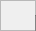
   <widget class="QFrame" name="tubeCalibFrame">
    <property name="geometry">
     <rect>
      <x>1000</x>
      <y>75</y>
      <width>36</width>
      <height>31</height>
     </rect>
    </property>
    <property name="styleSheet">
     <string notr="true">background-image: url(:/transparent.png);</string>
    </property>
    <property name="frameShape">
     <enum>QFrame::StyledPanel</enum>
    </property>
    <property name="frameShadow">
     <enum>QFrame::Raised</enum>
    </property>
    <widget class="QFrame" name="frame_3">
     <property name="geometry">
      <rect>
       <x>35</x>
       <y>15</y>
       <width>401</width>
       <height>56</height>
      </rect>
     </property>
     <property name="styleSheet">
      <string notr="true">background-color: rgb(0, 0, 0,40);</string>
     </property>
     <property name="frameShape">
      <enum>QFrame::StyledPanel</enum>
     </property>
     <property name="frameShadow">
      <enum>QFrame::Raised</enum>
     </property>
     <widget class="QLabel" name="label_2">
      <property name="geometry">
       <rect>
        <x>10</x>
        <y>20</y>
        <width>101</width>
        <height>16</height>
       </rect>
      </property>
      <property name="font">
       <font>
        <family>Bitstream Charter</family>
        <pointsize>12</pointsize>
        <weight>75</weight>
        <bold>true</bold>
       </font>
      </property>
      <property name="toolTip">
       <string notr="true"/>
      </property>
      <property name="statusTip">
       <string notr="true"/>
      </property>
      <property name="whatsThis">
       <string notr="true"/>
      </property>
      <property name="accessibleName">
       <string notr="true"/>
      </property>
      <property name="accessibleDescription">
       <string notr="true"/>
      </property>
      <property name="styleSheet">
       <string notr="true">color: rgb(255, 255, 0);
border-image: url(:/transparent.png);
background-color: rgb(0, 0, 0,0);</string>
      </property>
      <property name="text">
       <string notr="true">TUBE NAME:</string>
      </property>
     </widget>
     <widget class="QLabel" name="tubeName">
      <property name="geometry">
       <rect>
        <x>115</x>
        <y>20</y>
        <width>156</width>
        <height>16</height>
       </rect>
      </property>
      <property name="font">
       <font>
        <family>Bitstream Charter</family>
        <pointsize>12</pointsize>
        <weight>75</weight>
        <bold>true</bold>
       </font>
      </property>
      <property name="toolTip">
       <string notr="true"/>
      </property>
      <property name="statusTip">
       <string notr="true"/>
      </property>
      <property name="whatsThis">
       <string notr="true"/>
      </property>
      <property name="accessibleName">
       <string notr="true"/>
      </property>
      <property name="accessibleDescription">
       <string notr="true"/>
      </property>
      <property name="styleSheet">
       <string notr="true">color: rgb(255, 255, 255);
border-image: url(:/transparent.png);
background-color: rgb(0, 0, 0,0);</string>
      </property>
      <property name="text">
       <string notr="true">XM12_SN123456</string>
      </property>
     </widget>
     <widget class="QFrame" name="readOnlyTubeFrame">
      <property name="geometry">
       <rect>
        <x>315</x>
        <y>0</y>
        <width>86</width>
        <height>56</height>
       </rect>
      </property>
      <property name="styleSheet">
       <string notr="true">background-color: rgb(0, 0, 0,0);</string>
      </property>
      <property name="frameShape">
       <enum>QFrame::StyledPanel</enum>
      </property>
      <property name="frameShadow">
       <enum>QFrame::Raised</enum>
      </property>
      <widget class="QLabel" name="tubeName_2">
       <property name="geometry">
        <rect>
         <x>5</x>
         <y>40</y>
         <width>76</width>
         <height>16</height>
        </rect>
       </property>
       <property name="font">
        <font>
         <family>Bitstream Charter</family>
         <pointsize>8</pointsize>
         <weight>75</weight>
         <bold>true</bold>
        </font>
       </property>
       <property name="toolTip">
        <string notr="true"/>
       </property>
       <property name="statusTip">
        <string notr="true"/>
       </property>
       <property name="whatsThis">
        <string notr="true"/>
       </property>
       <property name="accessibleName">
        <string notr="true"/>
       </property>
       <property name="accessibleDescription">
        <string notr="true"/>
       </property>
       <property name="styleSheet">
        <string notr="true">color: rgb(255, 255, 255);
border-image: url(:/transparent.png);
background-color: rgb(0, 0, 0,0);</string>
       </property>
       <property name="text">
        <string notr="true">READ ONLY</string>
       </property>
       <property name="alignment">
        <set>Qt::AlignCenter</set>
       </property>
      </widget>
      <widget class="QFrame" name="warningPC_2">
       <property name="geometry">
        <rect>
         <x>20</x>
         <y>5</y>
         <width>41</width>
         <height>36</height>
        </rect>
       </property>
       <property name="styleSheet">
        <string notr="true">border-image: url(:/warning.png);</string>
       </property>
       <property name="frameShape">
        <enum>QFrame::StyledPanel</enum>
       </property>
       <property name="frameShadow">
        <enum>QFrame::Raised</enum>
       </property>
      </widget>
     </widget>
    </widget>
    <widget class="QFrame" name="frame_7">
     <property name="geometry">
      <rect>
       <x>35</x>
       <y>85</y>
       <width>226</width>
       <height>116</height>
      </rect>
     </property>
     <property name="styleSheet">
      <string notr="true">background-color: rgb(0, 0, 0,40);</string>
     </property>
     <property name="frameShape">
      <enum>QFrame::StyledPanel</enum>
     </property>
     <property name="frameShadow">
      <enum>QFrame::Raised</enum>
     </property>
     <widget class="QLabel" name="label_4">
      <property name="geometry">
       <rect>
        <x>10</x>
        <y>5</y>
        <width>111</width>
        <height>16</height>
       </rect>
      </property>
      <property name="font">
       <font>
        <family>Bitstream Charter</family>
        <pointsize>12</pointsize>
        <weight>75</weight>
        <bold>true</bold>
       </font>
      </property>
      <property name="toolTip">
       <string notr="true"/>
      </property>
      <property name="statusTip">
       <string notr="true"/>
      </property>
      <property name="whatsThis">
       <string notr="true"/>
      </property>
      <property name="accessibleName">
       <string notr="true"/>
      </property>
      <property name="accessibleDescription">
       <string notr="true"/>
      </property>
      <property name="styleSheet">
       <string notr="true">color: rgb(255, 255, 0);
border-image: url(:/transparent.png);
background-color: rgb(0, 0, 0,0);</string>
      </property>
      <property name="text">
       <string notr="true">DATA PANEL</string>
      </property>
     </widget>
     <widget class="QLabel" name="label_5">
      <property name="geometry">
       <rect>
        <x>10</x>
        <y>35</y>
        <width>26</width>
        <height>16</height>
       </rect>
      </property>
      <property name="font">
       <font>
        <family>Bitstream Charter</family>
        <pointsize>12</pointsize>
        <weight>75</weight>
        <bold>true</bold>
       </font>
      </property>
      <property name="toolTip">
       <string notr="true"/>
      </property>
      <property name="statusTip">
       <string notr="true"/>
      </property>
      <property name="whatsThis">
       <string notr="true"/>
      </property>
      <property name="accessibleName">
       <string notr="true"/>
      </property>
      <property name="accessibleDescription">
       <string notr="true"/>
      </property>
      <property name="styleSheet">
       <string notr="true">color: rgb(255, 255, 0);
border-image: url(:/transparent.png);
background-color: rgb(0, 0, 0,0);</string>
      </property>
      <property name="text">
       <string notr="true">kV:</string>
      </property>
     </widget>
     <widget class="QLabel" name="label_6">
      <property name="geometry">
       <rect>
        <x>10</x>
        <y>60</y>
        <width>41</width>
        <height>16</height>
       </rect>
      </property>
      <property name="font">
       <font>
        <family>Bitstream Charter</family>
        <pointsize>12</pointsize>
        <weight>75</weight>
        <bold>true</bold>
       </font>
      </property>
      <property name="toolTip">
       <string notr="true"/>
      </property>
      <property name="statusTip">
       <string notr="true"/>
      </property>
      <property name="whatsThis">
       <string notr="true"/>
      </property>
      <property name="accessibleName">
       <string notr="true"/>
      </property>
      <property name="accessibleDescription">
       <string notr="true"/>
      </property>
      <property name="styleSheet">
       <string notr="true">color: rgb(255, 255, 0);
border-image: url(:/transparent.png);
background-color: rgb(0, 0, 0,0);</string>
      </property>
      <property name="text">
       <string notr="true">VDAC:</string>
      </property>
     </widget>
     <widget class="QLabel" name="tubekV">
      <property name="geometry">
       <rect>
        <x>60</x>
        <y>35</y>
        <width>31</width>
        <height>16</height>
       </rect>
      </property>
      <property name="font">
       <font>
        <family>Bitstream Charter</family>
        <pointsize>12</pointsize>
        <weight>75</weight>
        <bold>true</bold>
       </font>
      </property>
      <property name="toolTip">
       <string notr="true"/>
      </property>
      <property name="statusTip">
       <string notr="true"/>
      </property>
      <property name="whatsThis">
       <string notr="true"/>
      </property>
      <property name="accessibleName">
       <string notr="true"/>
      </property>
      <property name="accessibleDescription">
       <string notr="true"/>
      </property>
      <property name="styleSheet">
       <string notr="true">color: rgb(255, 255, 255);
border-image: url(:/transparent.png);
background-color: rgb(0, 0, 0,0);</string>
      </property>
      <property name="text">
       <string notr="true">---</string>
      </property>
     </widget>
     <widget class="QLabel" name="tubeVdac">
      <property name="geometry">
       <rect>
        <x>60</x>
        <y>60</y>
        <width>31</width>
        <height>16</height>
       </rect>
      </property>
      <property name="font">
       <font>
        <family>Bitstream Charter</family>
        <pointsize>12</pointsize>
        <weight>75</weight>
        <bold>true</bold>
       </font>
      </property>
      <property name="toolTip">
       <string notr="true"/>
      </property>
      <property name="statusTip">
       <string notr="true"/>
      </property>
      <property name="whatsThis">
       <string notr="true"/>
      </property>
      <property name="accessibleName">
       <string notr="true"/>
      </property>
      <property name="accessibleDescription">
       <string notr="true"/>
      </property>
      <property name="styleSheet">
       <string notr="true">color: rgb(255, 255, 255);
border-image: url(:/transparent.png);
background-color: rgb(0, 0, 0,0);</string>
      </property>
      <property name="text">
       <string notr="true">---</string>
      </property>
     </widget>
     <widget class="QLabel" name="label_12">
      <property name="geometry">
       <rect>
        <x>135</x>
        <y>35</y>
        <width>26</width>
        <height>16</height>
       </rect>
      </property>
      <property name="font">
       <font>
        <family>Bitstream Charter</family>
        <pointsize>12</pointsize>
        <weight>75</weight>
        <bold>true</bold>
       </font>
      </property>
      <property name="toolTip">
       <string notr="true"/>
      </property>
      <property name="statusTip">
       <string notr="true"/>
      </property>
      <property name="whatsThis">
       <string notr="true"/>
      </property>
      <property name="accessibleName">
       <string notr="true"/>
      </property>
      <property name="accessibleDescription">
       <string notr="true"/>
      </property>
      <property name="styleSheet">
       <string notr="true">color: rgb(255, 255, 0);
border-image: url(:/transparent.png);
background-color: rgb(0, 0, 0,0);</string>
      </property>
      <property name="text">
       <string notr="true">Ia:</string>
      </property>
     </widget>
     <widget class="QLabel" name="tubeIa">
      <property name="geometry">
       <rect>
        <x>185</x>
        <y>35</y>
        <width>31</width>
        <height>16</height>
       </rect>
      </property>
      <property name="font">
       <font>
        <family>Bitstream Charter</family>
        <pointsize>12</pointsize>
        <weight>75</weight>
        <bold>true</bold>
       </font>
      </property>
      <property name="toolTip">
       <string notr="true"/>
      </property>
      <property name="statusTip">
       <string notr="true"/>
      </property>
      <property name="whatsThis">
       <string notr="true"/>
      </property>
      <property name="accessibleName">
       <string notr="true"/>
      </property>
      <property name="accessibleDescription">
       <string notr="true"/>
      </property>
      <property name="styleSheet">
       <string notr="true">color: rgb(255, 255, 255);
border-image: url(:/transparent.png);
background-color: rgb(0, 0, 0,0);</string>
      </property>
      <property name="text">
       <string notr="true">---</string>
      </property>
     </widget>
     <widget class="QLabel" name="label_13">
      <property name="geometry">
       <rect>
        <x>135</x>
        <y>60</y>
        <width>41</width>
        <height>16</height>
       </rect>
      </property>
      <property name="font">
       <font>
        <family>Bitstream Charter</family>
        <pointsize>12</pointsize>
        <weight>75</weight>
        <bold>true</bold>
       </font>
      </property>
      <property name="toolTip">
       <string notr="true"/>
      </property>
      <property name="statusTip">
       <string notr="true"/>
      </property>
      <property name="whatsThis">
       <string notr="true"/>
      </property>
      <property name="accessibleName">
       <string notr="true"/>
      </property>
      <property name="accessibleDescription">
       <string notr="true"/>
      </property>
      <property name="styleSheet">
       <string notr="true">color: rgb(255, 255, 0);
border-image: url(:/transparent.png);
background-color: rgb(0, 0, 0,0);</string>
      </property>
      <property name="text">
       <string notr="true">IDAC:</string>
      </property>
     </widget>
     <widget class="QLabel" name="tubeIdac">
      <property name="geometry">
       <rect>
        <x>185</x>
        <y>60</y>
        <width>31</width>
        <height>16</height>
       </rect>
      </property>
      <property name="font">
       <font>
        <family>Bitstream Charter</family>
        <pointsize>12</pointsize>
        <weight>75</weight>
        <bold>true</bold>
       </font>
      </property>
      <property name="toolTip">
       <string notr="true"/>
      </property>
      <property name="statusTip">
       <string notr="true"/>
      </property>
      <property name="whatsThis">
       <string notr="true"/>
      </property>
      <property name="accessibleName">
       <string notr="true"/>
      </property>
      <property name="accessibleDescription">
       <string notr="true"/>
      </property>
      <property name="styleSheet">
       <string notr="true">color: rgb(255, 255, 255);
border-image: url(:/transparent.png);
background-color: rgb(0, 0, 0,0);</string>
      </property>
      <property name="text">
       <string notr="true">---</string>
      </property>
     </widget>
     <widget class="QLabel" name="label_7">
      <property name="geometry">
       <rect>
        <x>10</x>
        <y>85</y>
        <width>41</width>
        <height>16</height>
       </rect>
      </property>
      <property name="font">
       <font>
        <family>Bitstream Charter</family>
        <pointsize>12</pointsize>
        <weight>75</weight>
        <bold>true</bold>
       </font>
      </property>
      <property name="toolTip">
       <string notr="true"/>
      </property>
      <property name="statusTip">
       <string notr="true"/>
      </property>
      <property name="whatsThis">
       <string notr="true"/>
      </property>
      <property name="accessibleName">
       <string notr="true"/>
      </property>
      <property name="accessibleDescription">
       <string notr="true"/>
      </property>
      <property name="styleSheet">
       <string notr="true">color: rgb(255, 255, 0);
border-image: url(:/transparent.png);
background-color: rgb(0, 0, 0,0);</string>
      </property>
      <property name="text">
       <string notr="true">mAs:</string>
      </property>
     </widget>
     <widget class="QLabel" name="tubemAs">
      <property name="geometry">
       <rect>
        <x>60</x>
        <y>85</y>
        <width>31</width>
        <height>16</height>
       </rect>
      </property>
      <property name="font">
       <font>
        <family>Bitstream Charter</family>
        <pointsize>12</pointsize>
        <weight>75</weight>
        <bold>true</bold>
       </font>
      </property>
      <property name="toolTip">
       <string notr="true"/>
      </property>
      <property name="statusTip">
       <string notr="true"/>
      </property>
      <property name="whatsThis">
       <string notr="true"/>
      </property>
      <property name="accessibleName">
       <string notr="true"/>
      </property>
      <property name="accessibleDescription">
       <string notr="true"/>
      </property>
      <property name="styleSheet">
       <string notr="true">color: rgb(255, 255, 255);
border-image: url(:/transparent.png);
background-color: rgb(0, 0, 0,0);</string>
      </property>
      <property name="text">
       <string notr="true">---</string>
      </property>
     </widget>
    </widget>
    <widget class="QFrame" name="frame_8">
     <property name="geometry">
      <rect>
       <x>275</x>
       <y>85</y>
       <width>160</width>
       <height>116</height>
      </rect>
     </property>
     <property name="styleSheet">
      <string notr="true">background-color: rgb(0, 0, 0,40);</string>
     </property>
     <property name="frameShape">
      <enum>QFrame::StyledPanel</enum>
     </property>
     <property name="frameShadow">
      <enum>QFrame::Raised</enum>
     </property>
     <widget class="QFrame" name="smallFocusFrame">
      <property name="geometry">
       <rect>
        <x>55</x>
        <y>5</y>
        <width>41</width>
        <height>26</height>
       </rect>
      </property>
      <property name="styleSheet">
       <string notr="true">border-image: url(:/Sym/Sym/SmallFocus.png);</string>
      </property>
      <property name="frameShape">
       <enum>QFrame::StyledPanel</enum>
      </property>
      <property name="frameShadow">
       <enum>QFrame::Raised</enum>
      </property>
     </widget>
     <widget class="QFrame" name="largeFocusFrame">
      <property name="geometry">
       <rect>
        <x>95</x>
        <y>15</y>
        <width>41</width>
        <height>26</height>
       </rect>
      </property>
      <property name="styleSheet">
       <string notr="true">border-image: url(:/Sym/Sym/LargeFocus.png);</string>
      </property>
      <property name="frameShape">
       <enum>QFrame::StyledPanel</enum>
      </property>
      <property name="frameShadow">
       <enum>QFrame::Raised</enum>
      </property>
     </widget>
     <widget class="QLabel" name="label_8">
      <property name="geometry">
       <rect>
        <x>15</x>
        <y>20</y>
        <width>56</width>
        <height>16</height>
       </rect>
      </property>
      <property name="font">
       <font>
        <family>Bitstream Charter</family>
        <pointsize>12</pointsize>
        <weight>75</weight>
        <bold>true</bold>
       </font>
      </property>
      <property name="toolTip">
       <string notr="true"/>
      </property>
      <property name="statusTip">
       <string notr="true"/>
      </property>
      <property name="whatsThis">
       <string notr="true"/>
      </property>
      <property name="accessibleName">
       <string notr="true"/>
      </property>
      <property name="accessibleDescription">
       <string notr="true"/>
      </property>
      <property name="styleSheet">
       <string notr="true">color: rgb(255, 255, 0);
border-image: url(:/transparent.png);
background-color: rgb(0, 0, 0,0);</string>
      </property>
      <property name="text">
       <string notr="true">FOCUS</string>
      </property>
     </widget>
     <widget class="QLabel" name="label_9">
      <property name="geometry">
       <rect>
        <x>15</x>
        <y>55</y>
        <width>66</width>
        <height>16</height>
       </rect>
      </property>
      <property name="font">
       <font>
        <family>Bitstream Charter</family>
        <pointsize>12</pointsize>
        <weight>75</weight>
        <bold>true</bold>
       </font>
      </property>
      <property name="toolTip">
       <string notr="true"/>
      </property>
      <property name="statusTip">
       <string notr="true"/>
      </property>
      <property name="whatsThis">
       <string notr="true"/>
      </property>
      <property name="accessibleName">
       <string notr="true"/>
      </property>
      <property name="accessibleDescription">
       <string notr="true"/>
      </property>
      <property name="styleSheet">
       <string notr="true">color: rgb(255, 255, 0);
border-image: url(:/transparent.png);
background-color: rgb(0, 0, 0,0);</string>
      </property>
      <property name="text">
       <string notr="true">FILTER:</string>
      </property>
     </widget>
     <widget class="QLabel" name="tubeFilter">
      <property name="geometry">
       <rect>
        <x>95</x>
        <y>55</y>
        <width>41</width>
        <height>16</height>
       </rect>
      </property>
      <property name="font">
       <font>
        <family>Bitstream Charter</family>
        <pointsize>12</pointsize>
        <weight>75</weight>
        <bold>true</bold>
       </font>
      </property>
      <property name="toolTip">
       <string notr="true"/>
      </property>
      <property name="statusTip">
       <string notr="true"/>
      </property>
      <property name="whatsThis">
       <string notr="true"/>
      </property>
      <property name="accessibleName">
       <string notr="true"/>
      </property>
      <property name="accessibleDescription">
       <string notr="true"/>
      </property>
      <property name="styleSheet">
       <string notr="true">color: rgb(255, 255, 255);
border-image: url(:/transparent.png);
background-color: rgb(0, 0, 0,0);</string>
      </property>
      <property name="text">
       <string notr="true">Mo</string>
      </property>
      <property name="alignment">
       <set>Qt::AlignCenter</set>
      </property>
     </widget>
    </widget>
    <widget class="QFrame" name="frame_9">
     <property name="geometry">
      <rect>
       <x>35</x>
       <y>215</y>
       <width>401</width>
       <height>116</height>
      </rect>
     </property>
     <property name="styleSheet">
      <string notr="true">background-color: rgb(0, 0, 0,40);</string>
     </property>
     <property name="frameShape">
      <enum>QFrame::StyledPanel</enum>
     </property>
     <property name="frameShadow">
      <enum>QFrame::Raised</enum>
     </property>
     <widget class="QLabel" name="label_18">
      <property name="geometry">
       <rect>
        <x>10</x>
        <y>5</y>
        <width>151</width>
        <height>16</height>
       </rect>
      </property>
      <property name="font">
       <font>
        <family>Bitstream Charter</family>
        <pointsize>12</pointsize>
        <weight>75</weight>
        <bold>true</bold>
       </font>
      </property>
      <property name="toolTip">
       <string notr="true"/>
      </property>
      <property name="statusTip">
       <string notr="true"/>
      </property>
      <property name="whatsThis">
       <string notr="true"/>
      </property>
      <property name="accessibleName">
       <string notr="true"/>
      </property>
      <property name="accessibleDescription">
       <string notr="true"/>
      </property>
      <property name="styleSheet">
       <string notr="true">color: rgb(255, 255, 0);
border-image: url(:/transparent.png);
background-color: rgb(0, 0, 0,0);</string>
      </property>
      <property name="text">
       <string notr="true">EXPOSURE RESULT</string>
      </property>
     </widget>
     <widget class="QLabel" name="label_19">
      <property name="geometry">
       <rect>
        <x>10</x>
        <y>35</y>
        <width>116</width>
        <height>16</height>
       </rect>
      </property>
      <property name="font">
       <font>
        <family>Bitstream Charter</family>
        <pointsize>12</pointsize>
        <weight>75</weight>
        <bold>true</bold>
       </font>
      </property>
      <property name="toolTip">
       <string notr="true"/>
      </property>
      <property name="statusTip">
       <string notr="true"/>
      </property>
      <property name="whatsThis">
       <string notr="true"/>
      </property>
      <property name="accessibleName">
       <string notr="true"/>
      </property>
      <property name="accessibleDescription">
       <string notr="true"/>
      </property>
      <property name="styleSheet">
       <string notr="true">color: rgb(255, 255, 0);
border-image: url(:/transparent.png);
background-color: rgb(0, 0, 0,0);</string>
      </property>
      <property name="text">
       <string notr="true">kV (read):</string>
      </property>
     </widget>
     <widget class="QLabel" name="label_20">
      <property name="geometry">
       <rect>
        <x>10</x>
        <y>60</y>
        <width>76</width>
        <height>16</height>
       </rect>
      </property>
      <property name="font">
       <font>
        <family>Bitstream Charter</family>
        <pointsize>12</pointsize>
        <weight>75</weight>
        <bold>true</bold>
       </font>
      </property>
      <property name="toolTip">
       <string notr="true"/>
      </property>
      <property name="statusTip">
       <string notr="true"/>
      </property>
      <property name="whatsThis">
       <string notr="true"/>
      </property>
      <property name="accessibleName">
       <string notr="true"/>
      </property>
      <property name="accessibleDescription">
       <string notr="true"/>
      </property>
      <property name="styleSheet">
       <string notr="true">color: rgb(255, 255, 0);
border-image: url(:/transparent.png);
background-color: rgb(0, 0, 0,0);</string>
      </property>
      <property name="text">
       <string notr="true">Ia (read):</string>
      </property>
     </widget>
     <widget class="QLabel" name="kVRead">
      <property name="geometry">
       <rect>
        <x>100</x>
        <y>35</y>
        <width>31</width>
        <height>16</height>
       </rect>
      </property>
      <property name="font">
       <font>
        <family>Bitstream Charter</family>
        <pointsize>12</pointsize>
        <weight>75</weight>
        <bold>true</bold>
       </font>
      </property>
      <property name="toolTip">
       <string notr="true"/>
      </property>
      <property name="statusTip">
       <string notr="true"/>
      </property>
      <property name="whatsThis">
       <string notr="true"/>
      </property>
      <property name="accessibleName">
       <string notr="true"/>
      </property>
      <property name="accessibleDescription">
       <string notr="true"/>
      </property>
      <property name="styleSheet">
       <string notr="true">color: rgb(255, 255, 255);
border-image: url(:/transparent.png);
background-color: rgb(0, 0, 0,0);</string>
      </property>
      <property name="text">
       <string notr="true">---</string>
      </property>
     </widget>
     <widget class="QLabel" name="label_22">
      <property name="geometry">
       <rect>
        <x>10</x>
        <y>85</y>
        <width>36</width>
        <height>16</height>
       </rect>
      </property>
      <property name="font">
       <font>
        <family>Bitstream Charter</family>
        <pointsize>12</pointsize>
        <weight>75</weight>
        <bold>true</bold>
       </font>
      </property>
      <property name="toolTip">
       <string notr="true"/>
      </property>
      <property name="statusTip">
       <string notr="true"/>
      </property>
      <property name="whatsThis">
       <string notr="true"/>
      </property>
      <property name="accessibleName">
       <string notr="true"/>
      </property>
      <property name="accessibleDescription">
       <string notr="true"/>
      </property>
      <property name="styleSheet">
       <string notr="true">color: rgb(255, 255, 0);
border-image: url(:/transparent.png);
background-color: rgb(0, 0, 0,0);</string>
      </property>
      <property name="text">
       <string notr="true">mAs:</string>
      </property>
     </widget>
     <widget class="QLabel" name="IaRead">
      <property name="geometry">
       <rect>
        <x>100</x>
        <y>60</y>
        <width>31</width>
        <height>16</height>
       </rect>
      </property>
      <property name="font">
       <font>
        <family>Bitstream Charter</family>
        <pointsize>12</pointsize>
        <weight>75</weight>
        <bold>true</bold>
       </font>
      </property>
      <property name="toolTip">
       <string notr="true"/>
      </property>
      <property name="statusTip">
       <string notr="true"/>
      </property>
      <property name="whatsThis">
       <string notr="true"/>
      </property>
      <property name="accessibleName">
       <string notr="true"/>
      </property>
      <property name="accessibleDescription">
       <string notr="true"/>
      </property>
      <property name="styleSheet">
       <string notr="true">color: rgb(255, 255, 255);
border-image: url(:/transparent.png);
background-color: rgb(0, 0, 0,0);</string>
      </property>
      <property name="text">
       <string notr="true">---</string>
      </property>
     </widget>
     <widget class="QLabel" name="mAsRead">
      <property name="geometry">
       <rect>
        <x>100</x>
        <y>85</y>
        <width>31</width>
        <height>16</height>
       </rect>
      </property>
      <property name="font">
       <font>
        <family>Bitstream Charter</family>
        <pointsize>12</pointsize>
        <weight>75</weight>
        <bold>true</bold>
       </font>
      </property>
      <property name="toolTip">
       <string notr="true"/>
      </property>
      <property name="statusTip">
       <string notr="true"/>
      </property>
      <property name="whatsThis">
       <string notr="true"/>
      </property>
      <property name="accessibleName">
       <string notr="true"/>
      </property>
      <property name="accessibleDescription">
       <string notr="true"/>
      </property>
      <property name="styleSheet">
       <string notr="true">color: rgb(255, 255, 255);
border-image: url(:/transparent.png);
background-color: rgb(0, 0, 0,0);</string>
      </property>
      <property name="text">
       <string notr="true">---</string>
      </property>
     </widget>
    </widget>
   </widget>
